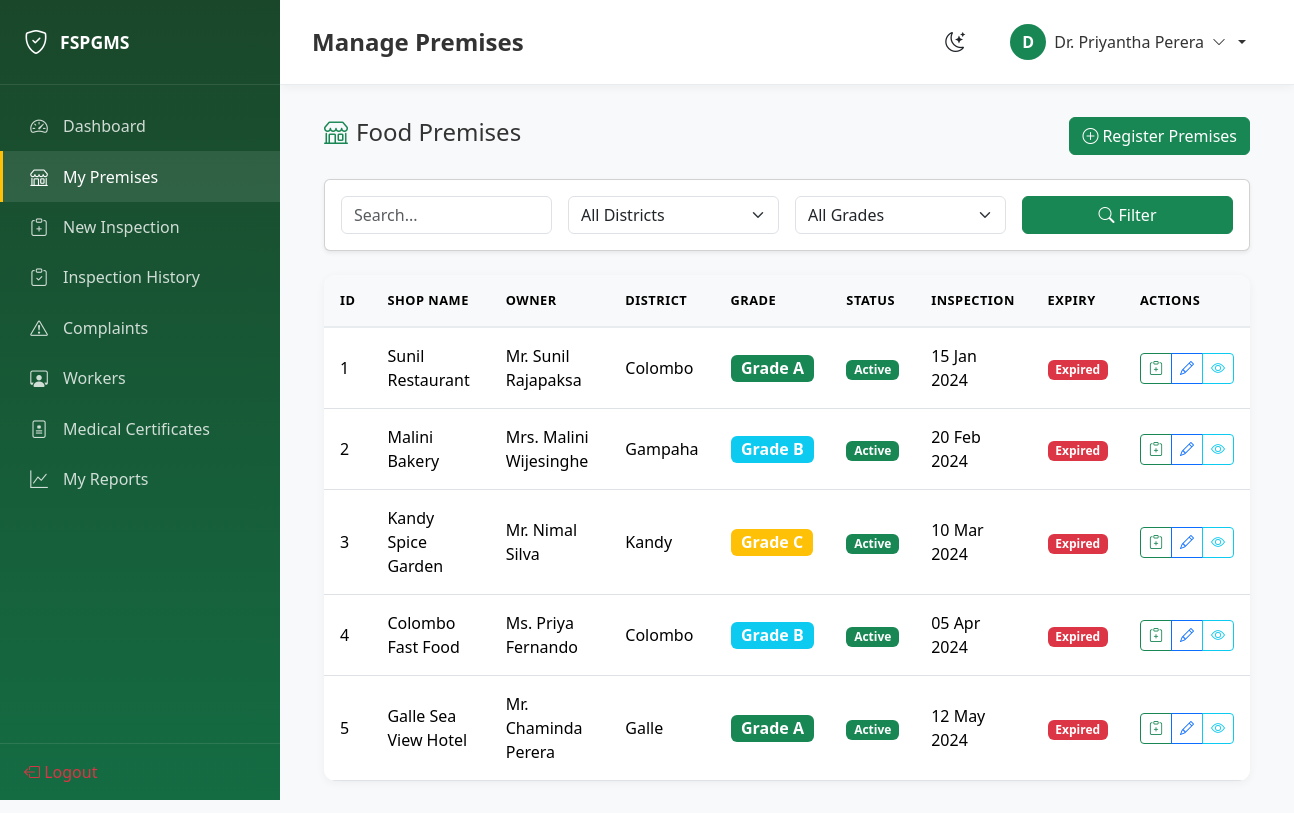
Page /views/inspector/premises.php (signed in) on the committed database.
### tables this page shows
CREATE TABLE premises (
    id INT AUTO_INCREMENT PRIMARY KEY,
    shop_name VARCHAR(255) NOT NULL,
    owner_name VARCHAR(255) NOT NULL,
    owner_id INT,
    address TEXT NOT NULL,
    gps_lat DECIMAL(10, 8),
    gps_lng DECIMAL(11, 8),
    contact_number VARCHAR(20) NOT NULL,
    business_type VARCHAR(100) NOT NULL,
    license_number VARCHAR(100) NOT NULL,
    inspection_date DATE,
    expiry_date DATE,
    grade ENUM('A', 'B', 'C', 'D') DEFAULT 'D',
    status ENUM('active', 'inactive', 'suspended') DEFAULT 'active',
    district VARCHAR(50),
    photos JSON,
    qr_code VARCHAR(255),
    created_by INT NOT NULL,
    created_at DATETIME DEFAULT CURRENT_TIMESTAMP,
    updated_at DATETIME DEFAULT CURRENT_TIMESTAMP ON UPDATE CURRENT_TIMESTAMP,
    FOREIGN KEY (owner_id) REFERENCES users(id) ON DELETE SET NULL,
    FOREIGN KEY (created_by) REFERENCES users(id) ON DELETE CASCADE,
    INDEX idx_grade (grade),
    INDEX idx_district (district),
    INDEX idx_status (status),
    INDEX idx_business_type (business_type),
    INDEX idx_license (license_number)
);

### config/database.php (called while the page is built, shortened)
<?php
class Database {
    private static $instance = null;
    private $pdo;
    private function __construct() {
        try {
            $dsn = "mysql:host=" . DB_HOST . ";dbname=" . DB_NAME . ";charset=" . DB_CHARSET;
            $options = [
                PDO::ATTR_ERRMODE => PDO::ERRMODE_EXCEPTION,
                PDO::ATTR_DEFAULT_FETCH_MODE => PDO::FETCH_ASSOC,
                PDO::ATTR_EMULATE_PREPARES => false,
            ];
            $this->pdo = new PDO($dsn, DB_USER, DB_PASS, $options);
        } catch (PDOException $e) {
            error_log("Database connection failed: " . $e->getMessage());
            die("Database connection failed. Please check your configuration.");
        }
    }
    public static function getInstance() {
        if (self::$instance === null) {
            self::$instance = new self();
        }
        return self::$instance;
    }
    public function getConnection() {
        return $this->pdo;
    }
}

### controllers/PremisesController.php (called while the page is built, shortened)
<?php
require_once __DIR__ . '/../models/Premises.php';
class PremisesController {
    private $premisesModel;
    public function __construct() {
        $this->premisesModel = new Premises();
    }
    public function getList($filters = [], $page = 1, $perPage = 20) {
        $premises = $this->premisesModel->getAll($filters, $page, $perPage);
        $total = $this->premisesModel->count($filters);
        $pagination = paginate($total, $perPage, $page);
        return [
            'success' => true,
            'data' => $premises,
            'pagination' => $pagination
        ];
    }
}

### models/Premises.php (called while the page is built, shortened)
<?php
class Premises {
    private $db;
    public function __construct() {
        $this->db = Database::getInstance()->getConnection();
    }
    public function getAll($filters = [], $page = 1, $perPage = 20) {
        $where = ["1=1"];
        $params = [];
        $offset = ($page - 1) * $perPage;
        $sql = "SELECT p.*, u.full_name as inspector_name FROM premises p
                LEFT JOIN users u ON p.created_by = u.id
                WHERE " . implode(' AND ', $where) . "
                ORDER BY p.created_at DESC LIMIT ? OFFSET ?";
        $params[] = $perPage;
        $params[] = $offset;
        $stmt = $this->db->prepare($sql);
        $stmt->execute($params);
        $results = $stmt->fetchAll();
        return $results;
    }
    public function count($filters = []) {
        $where = ["1=1"];
        $params = [];
        $sql = "SELECT COUNT(*) as count FROM premises WHERE " . implode(' AND ', $where);
        $stmt = $this->db->prepare($sql);
        $stmt->execute($params);
        return $stmt->fetch()['count'];
    }
}

### views/inspector/premises.php (the view, shortened to what this page needs)
<?php
require_once __DIR__ . '/../../controllers/PremisesController.php';
$premisesController = new PremisesController();
$filters = [
    'search' => sanitize($_GET['search'] ?? ''),
    'district' => sanitize($_GET['district'] ?? ''),
    'grade' => sanitize($_GET['grade'] ?? '')
];
$page = (int)($_GET['page'] ?? 1);
$result = $premisesController->getList($filters, $page);
$premises = $result['data'];
?>
<!DOCTYPE html>
<html lang="en">
<head>
    <link href="https://cdn.jsdelivr.net/npm/bootstrap@5.3.2/dist/css/bootstrap.min.css" rel="stylesheet">
    <link href="https://cdn.jsdelivr.net/npm/bootstrap-icons@1.11.1/font/bootstrap-icons.css" rel="stylesheet">
    <link href="<?php echo BASE_URL; ?>assets/css/style.css" rel="stylesheet">
</head>
<body>
    <div class="dashboard-wrapper">
        <?php include __DIR__ . '/../partials/sidebar.php'; ?>
        <main class="main-content">
            <?php include __DIR__ . '/../partials/header.php'; ?>
            <div class="container-fluid">
                <div class="d-flex justify-content-between align-items-center mb-4">
                    <h4><i class="bi bi-shop me-2 text-success"></i>Food Premises</h4>
                    <button class="btn btn-success" data-bs-toggle="modal" data-bs-target="#addPremisesModal">
                        <i class="bi bi-plus-circle me-1"></i>Register Premises
                    </button>
                </div>
                <div class="card shadow-sm mb-4">
                    <div class="card-body">
                        <form method="GET" class="row g-3">
                            <div class="col-md-3">
                                <input type="text" class="form-control" name="search"
                                       placeholder="Search..." value="<?php echo $filters['search']; ?>">
                            </div>
                            <div class="col-md-3">
                                <select class="form-select" name="district">
                                    <option value="">All Districts</option>
                                </select>
                            </div>
                            <div class="col-md-3">
                                <select class="form-select" name="grade">
                                    <option value="">All Grades</option>
                                </select>
                            </div>
                            <div class="col-md-3">
                                <button type="submit" class="btn btn-success w-100">
                                    <i class="bi bi-search me-1"></i>Filter
                                </button>
                            </div>
                        </form>
                    </div>
                </div>
                <div class="data-table">
                    <table class="table">
                        <thead>
                            <tr>
                                <th>ID</th>
                                <th>Shop Name</th>
                                <th>Owner</th>
                                <th>District</th>
                                <th>Grade</th>
                                <th>Status</th>
                                <th>Inspection</th>
                                <th>Expiry</th>
                                <th>Actions</th>
                            </tr>
                        </thead>
                        <tbody>
                            <?php foreach ($premises as $p): ?>
                                <tr>
                                    <td><?php echo $p['id']; ?></td>
                                    <td><?php echo $p['shop_name']; ?></td>
                                    <td><?php echo $p['owner_name']; ?></td>
                                    <td><?php echo $p['district']; ?></td>
                                    <td><?php echo getGradeBadge($p['grade']); ?></td>
                                    <td>
                                        <span class="badge bg-<?php echo $p['status'] === 'active' ? 'success' : 'danger'; ?>">
                                            <?php echo ucfirst($p['status']); ?>
                                        </span>
                                    </td>
                                    <td><?php echo formatDate($p['inspection_date']); ?></td>
                                    <td>
                                        <?php
                                        $expiry = strtotime($p['expiry_date']);
                                        $today = time();
                                        if ($expiry < $today) {
                                            echo '<span class="badge bg-danger">Expired</span>';
                                        } elseif ($expiry < strtotime('+30 days')) {
                                            echo '<span class="badge bg-warning">Soon</span>';
                                        } else {
                                            echo formatDate($p['expiry_date']);
                                        }
                                        ?>
                                    </td>
                                    <td>
                                        <div class="btn-group">
                                            <a href="new-inspection.php?premises=<?php echo $p['id']; ?>"
                                               class="btn btn-sm btn-outline-success" title="New Inspection">
                                                <i class="bi bi-clipboard-plus"></i>
                                            </a>
                                            <a href="edit-premises.php?id=<?php echo $p['id']; ?>"
                                               class="btn btn-sm btn-outline-primary" title="Edit">
                                                <i class="bi bi-pencil"></i>
                                            </a>
                                            <a href="<?php echo BASE_URL; ?>views/public/premises-details.php?id=<?php echo $p['id']; ?>"
                                               target="_blank" class="btn btn-sm btn-outline-info" title="View Public">
                                                <i class="bi bi-eye"></i>
                                            </a>
                                        </div>
                                    </td>
                                </tr>
                            <?php endforeach; ?>
                        </tbody>
                    </table>
                </div>
            </div>
        </main>
    </div>
</body>
</html>

### helpers/functions.php (shortened to what this page needs)
<?php
function formatDate($date, $format = 'd M Y') {
    return date($format, strtotime($date));
}
function sanitize($data) {
    return htmlspecialchars(strip_tags(trim($data)), ENT_QUOTES, 'UTF-8');
}
function getGradeColor($grade) {
    $colors = [
        'A' => 'success',
        'B' => 'info',
        'C' => 'warning',
        'D' => 'danger'
    ];
    return $colors[$grade] ?? 'secondary';
}
function getGradeBadge($grade) {
    $color = getGradeColor($grade);
    return "<span class='badge bg-{$color} fs-6'>Grade {$grade}</span>";
}
function paginate($total, $perPage, $currentPage) {
    $totalPages = ceil($total / $perPage);
    $currentPage = max(1, min($currentPage, $totalPages));
    $offset = ($currentPage - 1) * $perPage;
    return [
        'total' => $total,
        'perPage' => $perPage,
        'currentPage' => $currentPage,
        'totalPages' => $totalPages,
        'offset' => $offset
    ];
}

### assets/css/style.css (style rules this page uses)
:root { --primary-green: #198754; --dark-green: #146c43; --light-green: #d1e7dd; --accent-gold: #ffc107; --danger-red: #dc3545; --warning-orange: #fd7e14; --info-blue: #0dcaf0; --sidebar-width: 280px; --sidebar-collapsed: 70px; --header-height: 60px; }
body { font-family: 'Segoe UI', system-ui, -apple-system, sans-serif; background-color: #f8f9fa; color: #333; }
.dashboard-wrapper { display: flex; min-height: 100vh; }
.main-content { flex: 1; margin-left: var(--sidebar-width); padding: 2rem; transition: all 0.3s ease; }
.data-table { background: white; border-radius: 12px; box-shadow: 0 2px 10px rgba(0,0,0,0.05); overflow: hidden; }
.data-table table { margin-bottom: 0; }
.data-table th { background: #f8f9fa; font-weight: 600; text-transform: uppercase; font-size: 0.8rem; letter-spacing: 0.5px; padding: 1rem; border-bottom: 2px solid #e9ecef; }
.data-table td { padding: 1rem; vertical-align: middle; }

### rows in the picture
premises: id "1", shop_name "Sunil Restaurant", owner_name "Mr. Sunil Rajapaksa", district "Colombo", grade "A", status "Active", inspection_date "15 Jan 2024", expiry_date "Expired"
premises: id "2", shop_name "Malini Bakery", owner_name "Mrs. Malini Wijesinghe", district "Gampaha", grade "B", status "Active", inspection_date "20 Feb 2024", expiry_date "Expired"
premises: id "3", shop_name "Kandy Spice Garden", owner_name "Mr. Nimal Silva", district "Kandy", grade "C", status "Active", inspection_date "10 Mar 2024", expiry_date "Expired"
premises: id "4", shop_name "Colombo Fast Food", owner_name "Ms. Priya Fernando", district "Colombo", grade "B", status "Active", inspection_date "05 Apr 2024", expiry_date "Expired"
premises: id "5", shop_name "Galle Sea View Hotel", owner_name "Mr. Chaminda Perera", district "Galle", grade "A", status "Active", inspection_date "12 May 2024", expiry_date "Expired"

### other values in the picture
SITE_SHORT "FSPGMS"
$item[2] "Dashboard"
$item[2] "My Premises"
$item[2] "New Inspection"
$item[2] "Inspection History"
$item[2] "Complaints"
$item[2] "Workers"
$item[2] "Medical Certificates"
$item[2] "My Reports"
$pageTitle "Manage Premises"
substr($_SESSION['user_name'] ?? 'U', 0, 1) "D"
$_SESSION['user_name'] "Dr. Priyantha Perera"
